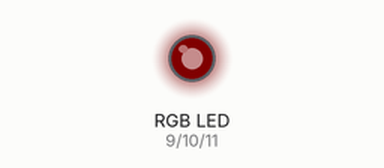
This sketch was run on a simulated Arduino Uno, built with avr-gcc and run on an emulated ATmega328P. Shown: an RGB LED mixed from three pins (HIGH = lit). Dim RGB values are drawn brighter than linear.

Above: at 0.05 s.
At 2.15 s:
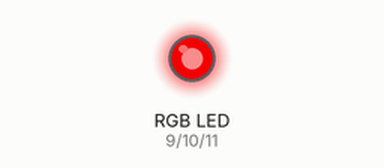
At 3.75 s:
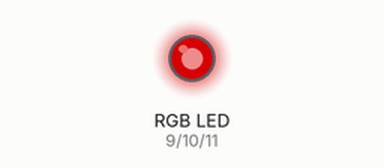
At 7.45 s:
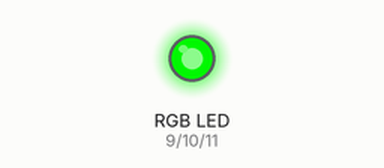
At 11.25 s:
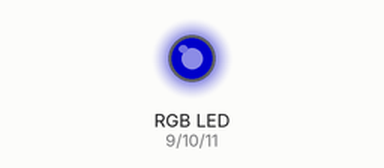
At 14.85 s:
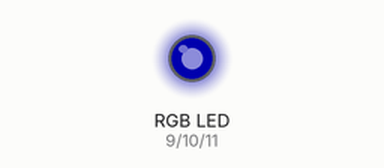
Timing chart, 0 to 20.0 s (numbered marks = the images above):
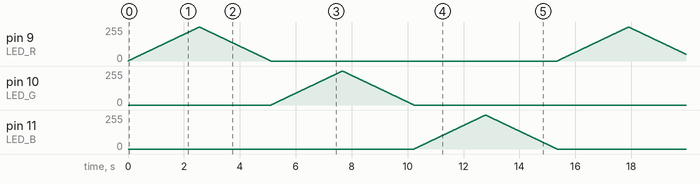

The sketch:

prototype.ino
```cpp
const int LED_R = 9;
const int LED_G = 10;
const int LED_B = 11;

struct Color {
  byte red;
  byte green;
  byte blue;
};

void paint(Color c) {
  analogWrite(LED_R, c.red);
  analogWrite(LED_G, c.green);
  analogWrite(LED_B, c.blue);
}

Color color;
int dir = 1;
int which = 0;

void setup() {
  pinMode(LED_R, OUTPUT);
  pinMode(LED_G, OUTPUT);
  pinMode(LED_B, OUTPUT);

  color.red = 0;
  color.green = 0;
  color.blue = 0;
}

void loop() {
  switch (which) {
  case 0:
    color.red += dir;
    if (color.red == 255)  {
      dir = -1;
    } else if (color.red == 0) {
      dir = 1;
      which = 1;
    }
    break;
  case 1:
    color.green += dir;
    if (color.green == 255)  {
      dir = -1;
    } else if (color.green == 0) {
      dir = 1;
      which = 2;
    }
    break;

  case 2:
    color.blue += dir;
    if (color.blue == 255)  {
      dir = -1;
    } else if (color.blue == 0) {
      dir = 1;
      which = 0;
    }
    break;

  default:
    which = 0;
  }

  paint(color);
  delay(10);
}
```
